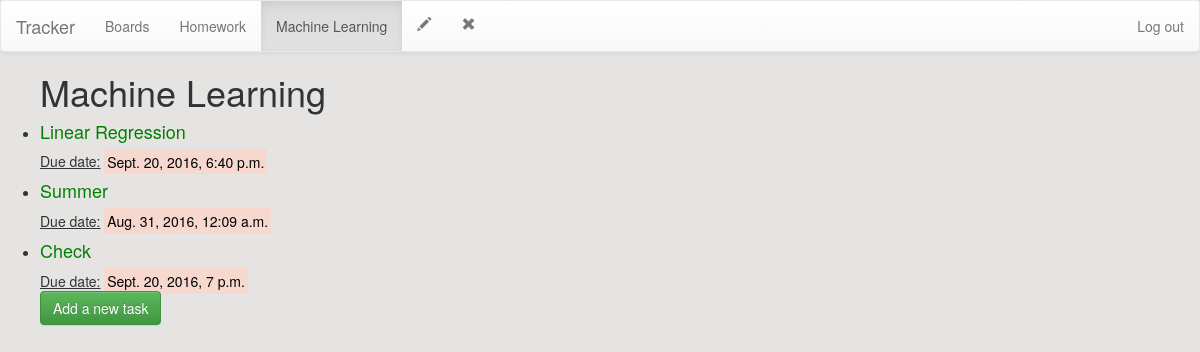
The page /38/lists/45/ on the database its author committed.
### boards/models.py (models this page shows, shortened)
class Board(models.Model):
    board_name = models.CharField(max_length=200)
    creation_date = models.DateTimeField('date of creation', default=datetime.now, blank=True)

class List(models.Model):
    board = models.ForeignKey(Board, on_delete=models.CASCADE)
    list_name = models.CharField(max_length=200)

class Task(models.Model):
    task_list = models.ForeignKey(List, on_delete=models.CASCADE)
    task_text = models.CharField(max_length=200)
    pub_date = models.DateTimeField('date published')
    deadline = models.DateTimeField(default=datetime.now)

### boards/views.py (the view)
# urls.py: url(r'^(?P<board_id>[0-9]+)/lists/(?P<list_id>[0-9]+)/$', views.list_content, name='list_content'),
def list_content(request, board_id, list_id):
    list = get_object_or_404(List, pk=list_id)
    board = get_object_or_404(Board, pk=board_id)
    tasks = Task.objects.order_by('-deadline')
    return render(request, 'boards/list_content.html', {'board': board, 'list': list, 'tasks' : tasks})

### boards/templates/boards/list_content.html (shortened to what this page needs)
<body style="background:#E5E4E2">
<nav class="navbar navbar-default">
  <div class="container-fluid">
    <div class="navbar-header">
      <a class="navbar-brand" href="#">Tracker</a>
    </div>
  <ul class="nav navbar-nav">
    <li><a href="{% url 'boards:index' %}">Boards</a></li>
  </ul>
   <ul class="nav navbar-nav">
    <li><a href="{% url 'boards:board_content' board.id %}">{{ board.board_name }}</a></li>
  </ul>
   <ul class="nav navbar-nav">
    <li class="active"><a href="#">{{ list.list_name }}</a></li>
  </ul>
  <ul class="nav navbar-nav">
    <li><a href="{% url 'boards:list_edit' board.id list.id%}"><span class="glyphicon glyphicon-pencil"></span></a></li>
  </ul>
  <ul class="nav navbar-nav">
    <li><a href="{% url 'boards:list_remove' board.id list.id%}"><span class="glyphicon glyphicon-remove"></span></a></li>
  </ul>
  <ul class="nav navbar-nav navbar-right">
    <li><a href="{%url 'boards:logout' %}">Log out</a></li>
  </ul>
  </div>
</nav>
<ul><h1>{{ list.list_name }}</ul>
<link rel="stylesheet" href="//maxcdn.bootstrapcdn.com/bootstrap/3.2.0/css/bootstrap.min.css">
<link rel="stylesheet" href="//maxcdn.bootstrapcdn.com/bootstrap/3.2.0/css/bootstrap-theme.min.css">
<ul>
{% for task in list.task_set.all %}
    <li><a style=color:green href="{%url 'boards:task_content' board.id list.id task.id %}"><h4>{{ task.task_text }}</h4></a></li>
    <div class ="date"><u> Due date:</u> <mark style="background-color:#F6D8CE">{{ task.deadline}}</mark></div>
{% endfor %}
<a href="{%url 'boards:task_new' board.id list.id %}" button type="submit" class="btn btn-success">Add a new task</a>
</ul>
</body>

### rows shown on the page
Board: board_name "Homework"
List: list_name "Machine Learning"
Task: task_text "Linear Regression", deadline "Sept. 20, 2016, 6:40 p.m."
Task: task_text "Summer", deadline "Aug. 31, 2016, 12:09 a.m."
Task: task_text "Check", deadline "Sept. 20, 2016, 7 p.m."
